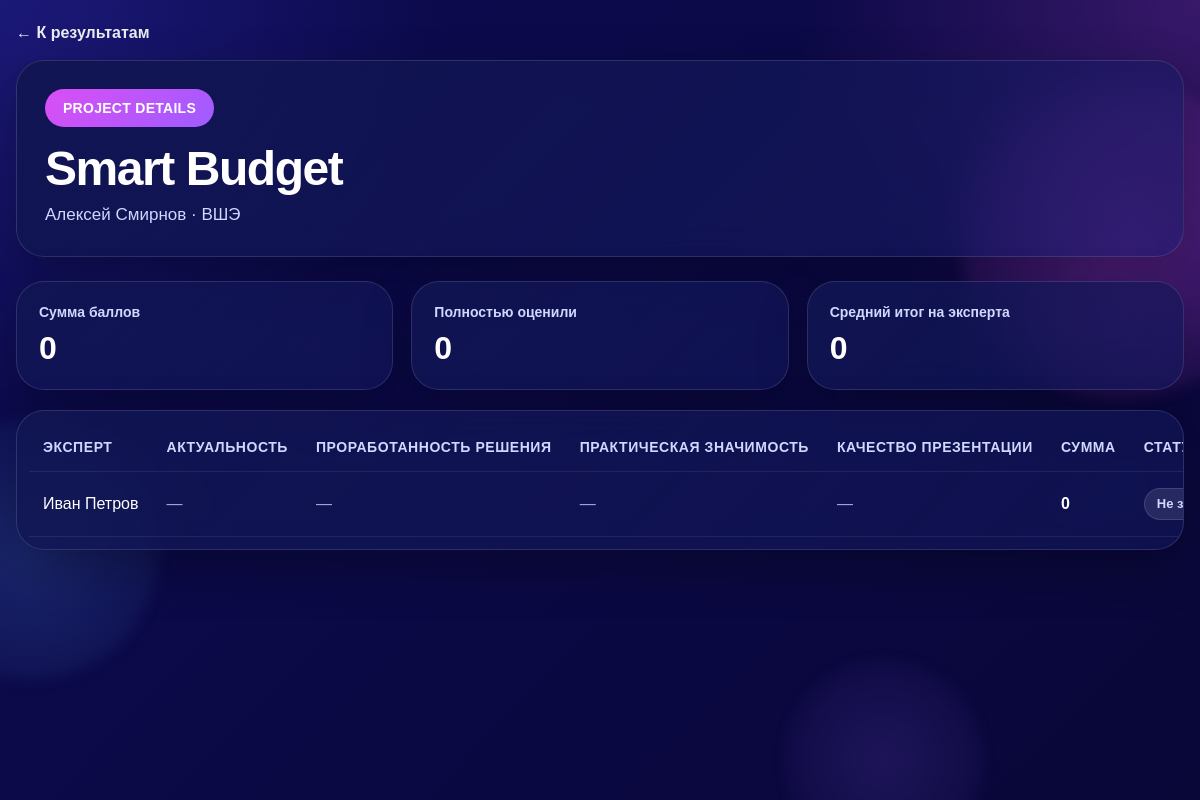
Screenshot of /admin/projects/3 (signed in) with the database file from the repository.
### app/models/project.py (models this page shows)
class Project(Base):
    __tablename__ = "projects"
    id: Mapped[int] = mapped_column(primary_key=True, index=True)
    title: Mapped[str] = mapped_column(String(255), nullable=False)
    author_full_name: Mapped[str] = mapped_column(String(255), nullable=False)
    organization: Mapped[str] = mapped_column(String(255), nullable=False)
    description: Mapped[str | None] = mapped_column(Text, nullable=True)
    additional_info: Mapped[str | None] = mapped_column(Text, nullable=True)
    card_image: Mapped[str | None] = mapped_column(String(255), nullable=True)
    author_image: Mapped[str | None] = mapped_column(String(255), nullable=True)
    sort_order: Mapped[int] = mapped_column(Integer, default=0, nullable=False)
    is_active: Mapped[bool] = mapped_column(Boolean, default=True, nullable=False)
    scores = relationship("Score", back_populates="project", cascade="all, delete-orphan")

### app/models/criterion.py (models this page shows)
class Criterion(Base):
    __tablename__ = "criteria"
    id: Mapped[int] = mapped_column(primary_key=True, index=True)
    name: Mapped[str] = mapped_column(String(255), nullable=False)
    description: Mapped[str | None] = mapped_column(Text, nullable=True)
    max_score: Mapped[int] = mapped_column(Integer, default=10, nullable=False)
    sort_order: Mapped[int] = mapped_column(Integer, default=0, nullable=False)
    is_active: Mapped[bool] = mapped_column(Boolean, default=True, nullable=False)
    scores = relationship("Score", back_populates="criterion", cascade="all, delete-orphan")

### app/models/expert.py (models this page shows)
class Expert(Base):
    __tablename__ = "experts"
    id: Mapped[int] = mapped_column(primary_key=True, index=True)
    full_name: Mapped[str] = mapped_column(String(255), nullable=False)
    login: Mapped[str] = mapped_column(String(100), unique=True, nullable=False, index=True)
    password_hash: Mapped[str] = mapped_column(String(255), nullable=False)
    is_admin: Mapped[bool] = mapped_column(Boolean, default=False, nullable=False)
    is_active: Mapped[bool] = mapped_column(Boolean, default=True, nullable=False)
    scores = relationship("Score", back_populates="expert", cascade="all, delete-orphan")

### app/routers/admin.py (the view)
@router.get("/admin/projects/{project_id}", response_class=HTMLResponse)
def admin_project_detail(
    project_id: int,
    request: Request,
    db: Session = Depends(get_db),
):
    user = require_admin(request, db)
    if not isinstance(user, Expert):
        return user
    project = (
        db.query(Project)
        .filter(Project.id == project_id, Project.is_active == True)
        .first()
    )
    if not project:
        raise HTTPException(status_code=404, detail="Проект не найден")
    criteria = (
        db.query(Criterion)
        .filter(Criterion.is_active == True)
        .order_by(Criterion.sort_order.asc(), Criterion.id.asc())
        .all()
    )
    experts = (
        db.query(Expert)
        .filter(Expert.is_admin == False, Expert.is_active == True)
        .order_by(Expert.full_name.asc())
        .all()
    )
    scores = (
        db.query(Score)
        .filter(Score.project_id == project.id)
        .all()
    )
    score_map = {}
    expert_totals = defaultdict(int)
    expert_filled_count = defaultdict(int)
    for score in scores:
        score_map[(score.expert_id, score.criterion_id)] = score.value
        expert_totals[score.expert_id] += score.value
        expert_filled_count[score.expert_id] += 1
    expert_rows = []
    criteria_count = len(criteria)
    for expert in experts:
        row_scores = []
        for criterion in criteria:
            row_scores.append(
                {
                    "criterion_id": criterion.id,
                    "value": score_map.get((expert.id, criterion.id)),
                }
            )
        is_complete = expert_filled_count[expert.id] == criteria_count and criteria_count > 0
        expert_rows.append(
            {
                "expert": expert,
                "scores": row_scores,
                "total_score": expert_totals[expert.id],
                "is_complete": is_complete,
            }
        )
    project_total = sum(expert_totals.values())
    completed_experts_count = sum(1 for row in expert_rows if row["is_complete"])
    average_total_per_expert = round(project_total / completed_experts_count, 2) if completed_experts_count else 0
    return templates.TemplateResponse(
        "admin/project_detail.html",
        {
            "request": request,
            "user": user,
            "project": project,
            "criteria": criteria,
            "expert_rows": expert_rows,
            "project_total": project_total,
            "completed_experts_count": completed_experts_count,
            "average_total_per_expert": average_total_per_expert,
        },
    )

### app/templates/admin/project_detail.html (shortened to what this page needs)
{% extends "base.html" %}
{% block content %}
<div class="screen">
    <div class="detail-topbar">
        <a href="/admin" class="nav-link">← К результатам</a>
    </div>
    <section class="hero-panel">
        <div class="hero-left">
            <div class="forum-mark">PROJECT DETAILS</div>
            <h1 class="hero-title">{{ project.title }}</h1>
            <p class="hero-subtitle">{{ project.author_full_name }} · {{ project.organization }}</p>
        </div>
    </section>
    <section class="admin-stats-grid">
        <div class="glass-panel admin-stat-card">
            <div class="admin-stat-label">Сумма баллов</div>
            <div class="admin-stat-value">{{ project_total }}</div>
        </div>
        <div class="glass-panel admin-stat-card">
            <div class="admin-stat-label">Полностью оценили</div>
            <div class="admin-stat-value">{{ completed_experts_count }}</div>
        </div>
        <div class="glass-panel admin-stat-card">
            <div class="admin-stat-label">Средний итог на эксперта</div>
            <div class="admin-stat-value">{{ average_total_per_expert }}</div>
        </div>
    </section>
    <div class="glass-panel admin-table-wrap">
        <table class="admin-table admin-detail-table">
            <thead>
                <tr>
                    <th>Эксперт</th>
                    {% for criterion in criteria %}
                        <th>{{ criterion.name }}</th>
                    {% endfor %}
                    <th>Сумма</th>
                    <th>Статус</th>
                </tr>
            </thead>
            <tbody>
                {% for row in expert_rows %}
                    <tr>
                        <td>{{ row.expert.full_name }}</td>
                        {% for score in row.scores %}
                            <td>
                                {% if score.value is not none %}
                                    {{ score.value }}
                                {% else %}
                                    <span class="score-empty">—</span>
                                {% endif %}
                            </td>
                        {% endfor %}
                        <td><strong>{{ row.total_score }}</strong></td>
                        <td>
                            {% if row.is_complete %}
                                <span class="admin-status admin-status-complete">Оценил</span>
                            {% else %}
                                <span class="admin-status admin-status-pending">Не завершил</span>
                            {% endif %}
                        </td>
                    </tr>
                {% else %}
                    <tr>
                        <td colspan="{{ criteria|length + 3 }}" class="admin-empty">
                            Пока нет оценок по этому проекту
                        </td>
                    </tr>
                {% endfor %}
            </tbody>
        </table>
    </div>
</div>
{% endblock %}

### app/static/css/styles.css (style rules this page uses)
:root { --bg-main: #0d0b52; --bg-deep: #090738; --panel: rgba(18, 22, 84, 0.62); --panel-strong: rgba(16, 20, 72, 0.82); --border: rgba(255, 255, 255, 0.12); --text-main: #ffffff; --text-soft: #cfd8ff; --text-muted: #9faadf; --accent: linear-gradient(135deg, #d94ff5 0%, #9f5cff 100%); --accent-solid: #c355ef; --success-bg: rgba(34, 197, 94, 0.18); --success-text: #dcfce7; --error-bg: rgba(239, 68, 68, 0.18); --error-text: #fee2e2; --shadow: 0 18px 50px rgba(0, 0, 0, 0.28); --radius-xl: 28px; --radius-lg: 22px; --radius-md: 16px; }
* { box-sizing: border-box; }
html, body { margin: 0; padding: 0; min-height: 100%; font-family: Arial, sans-serif; color: var(--text-main); background: radial-gradient(circle at top left, #1b1977 0%, transparent 30%), radial-gradient(circle at right top, rgba(217, 79, 245, 0.22) 0%, transparent 28%), linear-gradient(135deg, var(--bg-main) 0%, var(--bg-deep) 100%); }
body { min-height: 100vh; }
a { color: inherit; }
.screen { position: relative; z-index: 1; width: min(1400px, calc(100% - 32px)); margin: 0 auto; padding: 24px 0 40px; }
.hero-panel, .glass-panel, .login-card, .project-card, .score-card, .detail-card { backdrop-filter: blur(18px); -webkit-backdrop-filter: blur(18px); }
.hero-panel { display: flex; justify-content: space-between; align-items: flex-start; gap: 24px; padding: 28px; border-radius: var(--radius-xl); background: linear-gradient(135deg, rgba(16, 21, 76, 0.84), rgba(24, 28, 106, 0.52)); border: 1px solid var(--border); box-shadow: var(--shadow); margin-bottom: 24px; }
.hero-left { max-width: 800px; }
.forum-mark { display: inline-flex; align-items: center; min-height: 38px; padding: 0 18px; border-radius: 999px; background: var(--accent); color: #fff; font-size: 14px; font-weight: 700; letter-spacing: 0.02em; margin-bottom: 18px; }
.hero-title, .project-page-title { margin: 0 0 10px; font-size: clamp(32px, 4vw, 54px); line-height: 0.98; font-weight: 800; letter-spacing: -0.03em; }
.hero-subtitle, .project-page-subtitle, .section-note, .dashboard-subtitle { margin: 0; color: var(--text-soft); font-size: 17px; line-height: 1.5; }
.glass-panel { background: linear-gradient(135deg, rgba(17, 22, 82, 0.84), rgba(19, 24, 92, 0.6)); border: 1px solid var(--border); border-radius: var(--radius-xl); box-shadow: var(--shadow); }
.detail-topbar { display: flex; justify-content: space-between; gap: 16px; align-items: center; margin-bottom: 18px; }
.nav-link { text-decoration: none; color: #fff; font-weight: 700; opacity: 0.92; }
.admin-table-wrap { overflow-x: auto; padding: 12px; }
.admin-table { width: 100%; border-collapse: collapse; min-width: 920px; }
.admin-table th, .admin-table td { padding: 16px 14px; text-align: left; border-bottom: 1px solid rgba(255, 255, 255, 0.08); color: var(--text-main); }
.admin-table th { color: var(--text-soft); font-size: 14px; font-weight: 800; text-transform: uppercase; letter-spacing: 0.04em; }
.admin-stats-grid { display: grid; grid-template-columns: repeat(3, minmax(0, 1fr)); gap: 18px; margin-bottom: 20px; }
.admin-stat-card { padding: 22px; }
.admin-stat-label { color: var(--text-soft); font-size: 14px; font-weight: 700; margin-bottom: 10px; }
.admin-stat-value { font-size: 32px; font-weight: 800; color: #fff; }
.admin-detail-table th, .admin-detail-table td { white-space: nowrap; }
.admin-status { display: inline-flex; align-items: center; min-height: 32px; padding: 0 12px; border-radius: 999px; font-size: 13px; font-weight: 800; }
.admin-status-pending { background: rgba(255, 255, 255, 0.1); color: var(--text-soft); border: 1px solid rgba(255, 255, 255, 0.12); }
.score-empty { color: var(--text-muted); }

### rows the page displays
Project: title "Smart Budget", author_full_name "Алексей Смирнов", organization "ВШЭ"
Criterion: name "АКТУАЛЬНОСТЬ"
Criterion: name "ПРОРАБОТАННОСТЬ РЕШЕНИЯ"
Criterion: name "ПРАКТИЧЕСКАЯ ЗНАЧИМОСТЬ"
Criterion: name "КАЧЕСТВО ПРЕЗЕНТАЦИИ"
Expert: expert.full_name "Иван Петров"

### other values shown
{{ project_total }} "0"
{{ completed_experts_count }} "0"
{{ average_total_per_expert }} "0"
{{ row.total_score }} "0"
